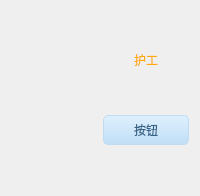
    <widget class="QFrame" name="frame10">
     <property name="styleSheet">
      <string notr="true">QFrame #frame10
{
background:transparent;border:1px solid white;
}</string>
     </property>
     <layout class="QGridLayout" name="gridLayout_12">
      <item row="0" column="1">
       <spacer name="verticalSpacer_34">
        <property name="orientation">
         <enum>Qt::Vertical</enum>
        </property>
        <property name="sizeHint" stdset="0">
         <size>
          <width>20</width>
          <height>40</height>
         </size>
        </property>
       </spacer>
      </item>
      <item row="2" column="1">
       <spacer name="verticalSpacer_35">
        <property name="orientation">
         <enum>Qt::Vertical</enum>
        </property>
        <property name="sizeHint" stdset="0">
         <size>
          <width>20</width>
          <height>40</height>
         </size>
        </property>
       </spacer>
      </item>
      <item row="1" column="1" alignment="Qt::AlignHCenter">
       <widget class="QLabel" name="label_20">
        <property name="styleSheet">
         <string notr="true">font: 12pt &quot;迷你简行楷碑&quot;;
color: rgb(255, 170, 0);</string>
        </property>
        <property name="text">
         <string>护工</string>
        </property>
       </widget>
      </item>
      <item row="1" column="0" rowspan="3">
       <widget class="QLabel" name="work">
        <property name="minimumSize">
         <size>
          <width>80</width>
          <height>80</height>
         </size>
        </property>
        <property name="maximumSize">
         <size>
          <width>180</width>
          <height>200</height>
         </size>
        </property>
        <property name="text">
         <string/>
        </property>
        <property name="pixmap">
         <pixmap resource="../../../map.qrc">:/res/Baidu_JS/LOGO_BLACK/人工.png</pixmap>
        </property>
        <property name="scaledContents">
         <bool>true</bool>
        </property>
       </widget>
      </item>
      <item row="3" column="1">
       <widget class="QPushButton" name="WorkSwitch">
        <property name="sizePolicy">
         <sizepolicy hsizetype="Preferred" vsizetype="Preferred">
          <horstretch>0</horstretch>
          <verstretch>0</verstretch>
         </sizepolicy>
        </property>
        <property name="minimumSize">
         <size>
          <width>50</width>
          <height>27</height>
         </size>
        </property>
        <property name="maximumSize">
         <size>
          <width>150</width>
          <height>90</height>
         </size>
        </property>
        <property name="styleSheet">
         <string notr="true">QPushButton,.QToolButton{
border-style:none;
border:1px solid #C0DCF2;
color:#386487;
padding:5px;
min-height:15px;
border-radius:5px;
background:qlineargradient(spread:pad,x1:0,y1:0,x2:0,y2:1,stop:0 #DEF0FE,stop:1 #C0DEF6);
font: 10pt &quot;迷你简小标宋&quot;;
}

QPushButton:hover,.QToolButton:hover{
background:qlineargradient(spread:pad,x1:0,y1:0,x2:0,y2:1,stop:0 #F2F9FF,stop:1 #DAEFFF);
}

QPushButton:pressed,.QToolButton:pressed{
background:qlineargradient(spread:pad,x1:0,y1:0,x2:0,y2:1,stop:0 #DEF0FE,stop:1 #C0DEF6);
}</string>
        </property>
        <property name="text">
         <string>按钮</string>
        </property>
       </widget>
      </item>
      <item row="4" column="1">
       <spacer name="verticalSpacer_36">
        <property name="orientation">
         <enum>Qt::Vertical</enum>
        </property>
        <property name="sizeHint" stdset="0">
         <size>
          <width>20</width>
          <height>40</height>
         </size>
        </property>
       </spacer>
      </item>
     </layout>
    </widget>
